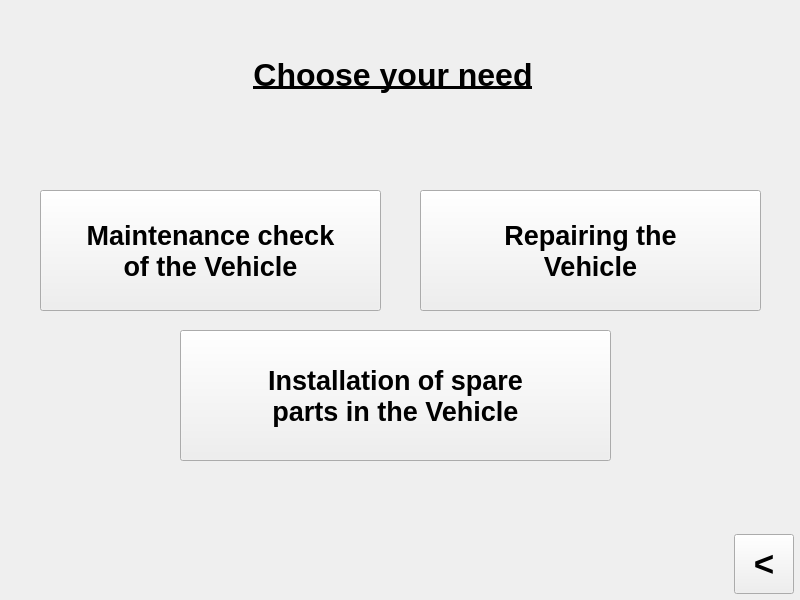
<?xml version="1.0" encoding="UTF-8"?>
<ui version="4.0">
 <class>MainWindow</class>
 <widget class="QMainWindow" name="MainWindow">
  <property name="geometry">
   <rect>
    <x>0</x>
    <y>0</y>
    <width>800</width>
    <height>600</height>
   </rect>
  </property>
  <property name="minimumSize">
   <size>
    <width>800</width>
    <height>600</height>
   </size>
  </property>
  <property name="maximumSize">
   <size>
    <width>800</width>
    <height>600</height>
   </size>
  </property>
  <property name="windowTitle">
   <string>SWEEP</string>
  </property>
  <property name="windowIcon">
   <iconset>
    <normaloff>logo.jpg</normaloff>logo.jpg</iconset>
  </property>
  <widget class="QWidget" name="centralwidget">
   <widget class="QPushButton" name="pushButton_back">
    <property name="geometry">
     <rect>
      <x>734</x>
      <y>534</y>
      <width>60</width>
      <height>60</height>
     </rect>
    </property>
    <property name="minimumSize">
     <size>
      <width>60</width>
      <height>60</height>
     </size>
    </property>
    <property name="maximumSize">
     <size>
      <width>60</width>
      <height>60</height>
     </size>
    </property>
    <property name="font">
     <font>
      <pointsize>26</pointsize>
      <weight>75</weight>
      <bold>true</bold>
     </font>
    </property>
    <property name="text">
     <string>&lt;</string>
    </property>
   </widget>
   <widget class="QLabel" name="label">
    <property name="geometry">
     <rect>
      <x>250</x>
      <y>20</y>
      <width>286</width>
      <height>111</height>
     </rect>
    </property>
    <property name="minimumSize">
     <size>
      <width>0</width>
      <height>111</height>
     </size>
    </property>
    <property name="maximumSize">
     <size>
      <width>16777215</width>
      <height>111</height>
     </size>
    </property>
    <property name="font">
     <font>
      <weight>75</weight>
      <bold>true</bold>
     </font>
    </property>
    <property name="styleSheet">
     <string notr="true">color: black
</string>
    </property>
    <property name="text">
     <string>&lt;html&gt;&lt;head/&gt;&lt;body&gt;&lt;p align=&quot;center&quot;&gt;&lt;span style=&quot; font-size:24pt; font-weight:600; text-decoration: underline;&quot;&gt;Choose your need&lt;/span&gt;&lt;/p&gt;&lt;/body&gt;&lt;/html&gt;</string>
    </property>
   </widget>
   <widget class="QPushButton" name="pushButton_reinstallation">
    <property name="geometry">
     <rect>
      <x>180</x>
      <y>330</y>
      <width>431</width>
      <height>131</height>
     </rect>
    </property>
    <property name="font">
     <font>
      <pointsize>20</pointsize>
      <weight>75</weight>
      <bold>true</bold>
     </font>
    </property>
    <property name="text">
     <string>Installation of spare 
parts in the Vehicle</string>
    </property>
   </widget>
   <widget class="QPushButton" name="pushButton_repair">
    <property name="geometry">
     <rect>
      <x>420</x>
      <y>190</y>
      <width>341</width>
      <height>121</height>
     </rect>
    </property>
    <property name="font">
     <font>
      <pointsize>20</pointsize>
      <weight>75</weight>
      <bold>true</bold>
     </font>
    </property>
    <property name="text">
     <string>Repairing the 
Vehicle</string>
    </property>
   </widget>
   <widget class="QPushButton" name="pushButton_maintenance">
    <property name="geometry">
     <rect>
      <x>40</x>
      <y>190</y>
      <width>341</width>
      <height>121</height>
     </rect>
    </property>
    <property name="font">
     <font>
      <pointsize>20</pointsize>
      <weight>75</weight>
      <bold>true</bold>
     </font>
    </property>
    <property name="text">
     <string>Maintenance check 
of the Vehicle</string>
    </property>
   </widget>
   <widget class="QLabel" name="label_2">
    <property name="geometry">
     <rect>
      <x>0</x>
      <y>0</y>
      <width>800</width>
      <height>600</height>
     </rect>
    </property>
    <property name="text">
     <string/>
    </property>
    <property name="pixmap">
     <pixmap>IMG_0536.jpeg</pixmap>
    </property>
    <property name="scaledContents">
     <bool>true</bool>
    </property>
   </widget>
   <zorder>label_2</zorder>
   <zorder>pushButton_back</zorder>
   <zorder>label</zorder>
   <zorder>pushButton_reinstallation</zorder>
   <zorder>pushButton_repair</zorder>
   <zorder>pushButton_maintenance</zorder>
  </widget>
 </widget>
 <tabstops>
  <tabstop>pushButton_back</tabstop>
 </tabstops>
 <resources/>
 <connections/>
</ui>
